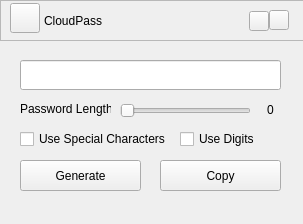
<?xml version="1.0" encoding="UTF-8"?>
<ui version="4.0">
 <class>MainWindow</class>
 <widget class="QMainWindow" name="MainWindow">
  <property name="geometry">
   <rect>
    <x>0</x>
    <y>0</y>
    <width>303</width>
    <height>224</height>
   </rect>
  </property>
  <property name="windowTitle">
   <string>CloudPass</string>
  </property>
  <widget class="QWidget" name="centralwidget">
   <property name="cursor">
    <cursorShape>ArrowCursor</cursorShape>
   </property>
   <widget class="QSlider" name="horizontalSlider">
    <property name="geometry">
     <rect>
      <x>120</x>
      <y>95</y>
      <width>131</width>
      <height>31</height>
     </rect>
    </property>
    <property name="sizePolicy">
     <sizepolicy hsizetype="Expanding" vsizetype="Fixed">
      <horstretch>0</horstretch>
      <verstretch>0</verstretch>
     </sizepolicy>
    </property>
    <property name="maximumSize">
     <size>
      <width>16777215</width>
      <height>16777215</height>
     </size>
    </property>
    <property name="cursor">
     <cursorShape>SizeHorCursor</cursorShape>
    </property>
    <property name="minimum">
     <number>0</number>
    </property>
    <property name="maximum">
     <number>30</number>
    </property>
    <property name="orientation">
     <enum>Qt::Horizontal</enum>
    </property>
   </widget>
   <widget class="QPushButton" name="generate_button">
    <property name="geometry">
     <rect>
      <x>20</x>
      <y>160</y>
      <width>121</width>
      <height>31</height>
     </rect>
    </property>
    <property name="sizePolicy">
     <sizepolicy hsizetype="Minimum" vsizetype="Preferred">
      <horstretch>0</horstretch>
      <verstretch>0</verstretch>
     </sizepolicy>
    </property>
    <property name="cursor">
     <cursorShape>PointingHandCursor</cursorShape>
    </property>
    <property name="text">
     <string>Generate</string>
    </property>
   </widget>
   <widget class="QLineEdit" name="password_field">
    <property name="geometry">
     <rect>
      <x>20</x>
      <y>60</y>
      <width>261</width>
      <height>30</height>
     </rect>
    </property>
    <property name="sizePolicy">
     <sizepolicy hsizetype="Expanding" vsizetype="Preferred">
      <horstretch>0</horstretch>
      <verstretch>0</verstretch>
     </sizepolicy>
    </property>
    <property name="frame">
     <bool>true</bool>
    </property>
    <property name="readOnly">
     <bool>true</bool>
    </property>
    <property name="clearButtonEnabled">
     <bool>false</bool>
    </property>
   </widget>
   <widget class="QPushButton" name="copy_button">
    <property name="geometry">
     <rect>
      <x>160</x>
      <y>160</y>
      <width>121</width>
      <height>31</height>
     </rect>
    </property>
    <property name="sizePolicy">
     <sizepolicy hsizetype="Minimum" vsizetype="Preferred">
      <horstretch>0</horstretch>
      <verstretch>0</verstretch>
     </sizepolicy>
    </property>
    <property name="cursor">
     <cursorShape>PointingHandCursor</cursorShape>
    </property>
    <property name="text">
     <string>Copy</string>
    </property>
   </widget>
   <widget class="QCheckBox" name="use_special_char_box">
    <property name="geometry">
     <rect>
      <x>20</x>
      <y>130</y>
      <width>161</width>
      <height>18</height>
     </rect>
    </property>
    <property name="sizePolicy">
     <sizepolicy hsizetype="Minimum" vsizetype="Preferred">
      <horstretch>0</horstretch>
      <verstretch>0</verstretch>
     </sizepolicy>
    </property>
    <property name="text">
     <string>Use Special Characters</string>
    </property>
   </widget>
   <widget class="QCheckBox" name="use_digits_box">
    <property name="geometry">
     <rect>
      <x>180</x>
      <y>130</y>
      <width>81</width>
      <height>18</height>
     </rect>
    </property>
    <property name="sizePolicy">
     <sizepolicy hsizetype="Minimum" vsizetype="Preferred">
      <horstretch>0</horstretch>
      <verstretch>0</verstretch>
     </sizepolicy>
    </property>
    <property name="text">
     <string>Use Digits</string>
    </property>
   </widget>
   <widget class="QLabel" name="label">
    <property name="geometry">
     <rect>
      <x>20</x>
      <y>101</y>
      <width>91</width>
      <height>16</height>
     </rect>
    </property>
    <property name="text">
     <string>Password Length:</string>
    </property>
   </widget>
   <widget class="QLabel" name="label_2">
    <property name="geometry">
     <rect>
      <x>260</x>
      <y>101</y>
      <width>21</width>
      <height>17</height>
     </rect>
    </property>
    <property name="text">
     <string>0</string>
    </property>
    <property name="alignment">
     <set>Qt::AlignCenter</set>
    </property>
   </widget>
   <widget class="QFrame" name="frame">
    <property name="geometry">
     <rect>
      <x>0</x>
      <y>0</y>
      <width>311</width>
      <height>41</height>
     </rect>
    </property>
    <property name="frameShape">
     <enum>QFrame::StyledPanel</enum>
    </property>
    <property name="frameShadow">
     <enum>QFrame::Raised</enum>
    </property>
    <widget class="QPushButton" name="key_icon">
     <property name="geometry">
      <rect>
       <x>10</x>
       <y>3</y>
       <width>30</width>
       <height>30</height>
      </rect>
     </property>
     <property name="text">
      <string/>
     </property>
     <property name="icon">
      <iconset>
       <normaloff>../Icons/key.png</normaloff>../Icons/key.png</iconset>
     </property>
     <property name="iconSize">
      <size>
       <width>30</width>
       <height>30</height>
      </size>
     </property>
    </widget>
    <widget class="QPushButton" name="close_button">
     <property name="geometry">
      <rect>
       <x>269</x>
       <y>10</y>
       <width>20</width>
       <height>20</height>
      </rect>
     </property>
     <property name="cursor">
      <cursorShape>PointingHandCursor</cursorShape>
     </property>
     <property name="text">
      <string/>
     </property>
     <property name="icon">
      <iconset>
       <normaloff>../Icons/close.png</normaloff>../Icons/close.png</iconset>
     </property>
     <property name="iconSize">
      <size>
       <width>12</width>
       <height>12</height>
      </size>
     </property>
    </widget>
    <widget class="QPushButton" name="min_button">
     <property name="geometry">
      <rect>
       <x>249</x>
       <y>11</y>
       <width>20</width>
       <height>20</height>
      </rect>
     </property>
     <property name="cursor">
      <cursorShape>PointingHandCursor</cursorShape>
     </property>
     <property name="text">
      <string/>
     </property>
     <property name="icon">
      <iconset>
       <normaloff>../Icons/min.png</normaloff>../Icons/min.png</iconset>
     </property>
     <property name="iconSize">
      <size>
       <width>15</width>
       <height>15</height>
      </size>
     </property>
    </widget>
    <widget class="QLabel" name="label_3">
     <property name="geometry">
      <rect>
       <x>44</x>
       <y>13</y>
       <width>71</width>
       <height>16</height>
      </rect>
     </property>
     <property name="text">
      <string>CloudPass</string>
     </property>
    </widget>
    <widget class="QLabel" name="label_4">
     <property name="geometry">
      <rect>
       <x>120</x>
       <y>12</y>
       <width>61</width>
       <height>16</height>
      </rect>
     </property>
     <property name="cursor">
      <cursorShape>ArrowCursor</cursorShape>
     </property>
     <property name="text">
      <string/>
     </property>
     <property name="alignment">
      <set>Qt::AlignCenter</set>
     </property>
    </widget>
   </widget>
  </widget>
 </widget>
 <resources/>
 <connections/>
</ui>
